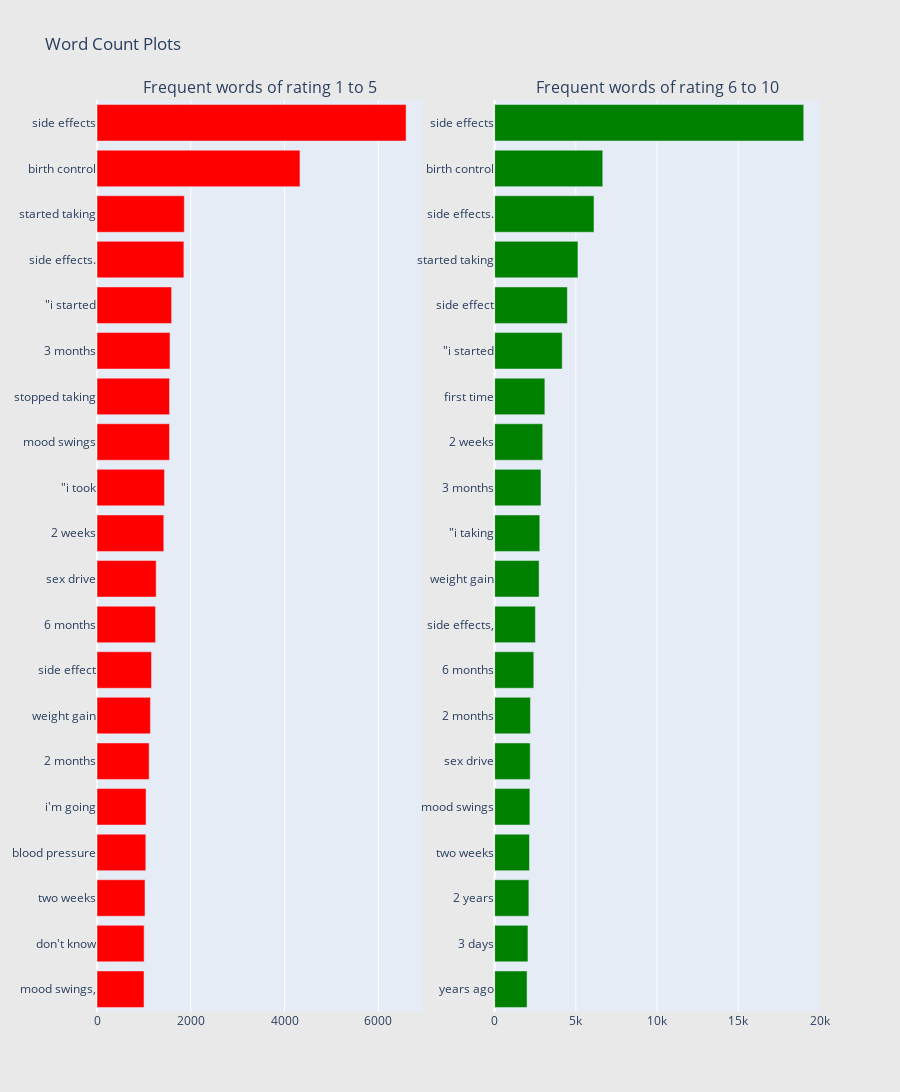

Notebook code cell kept with this figure:
### Code cell
freq_dict = defaultdict(int)
for sent in df_train_ratings_below_5['review']:
    for word in generate_ngrams(sent):
        freq_dict[word] += 1
fd_sorted = pd.DataFrame(sorted(freq_dict.items(), key=lambda x: x[1])[::-1])
fd_sorted.columns=['word','wordcount']
trace0 = horizontal_bar_chart(fd_sorted.head(20), 'red')

freq_dict = defaultdict(int)
for sent in df_train_ratings_above_5['review']:
    for word in generate_ngrams(sent):
        freq_dict[word] += 1
fd_sorted = pd.DataFrame(sorted(freq_dict.items(), key=lambda x: x[1])[::-1])
fd_sorted.columns=['word','wordcount']
trace1 = horizontal_bar_chart(fd_sorted.head(20), 'green')

fig = tools.make_subplots(rows=1, cols=2, vertical_spacing=0.04,
                         subplot_titles=['Frequent words of rating 1 to 5',
                                        'Frequent words of rating 6 to 10'])
fig.append_trace(trace0, 1, 1)
fig.append_trace(trace1, 1, 2)
fig['layout'].update(height=1200, width=900, paper_bgcolor='rgb(233,233,233)', title='Word Count Plots')
py.iplot(fig, filename='word-plots')

### Figure 1 — Plotly figure (JSON) as saved in the notebook; plotly's stock layout.template omitted (floating-point values rounded to 4 significant figures)
{"data": [{"marker": {"color": "red"}, "orientation": "h", "showlegend": false, "type": "bar", "x": [1003, 1005, 1024, 1041, 1046, 1112, 1139, 1162, 1248, 1262, 1424, 1439, 1546, 1547, 1557, 1591, 1853, 1862, 4329, 6592], "xaxis": "x", "y": ["mood swings,", "don&#039;t know", "two weeks", "blood pressure", "i&#039;m going", "2 months", "weight gain", "side effect", "6 months", "sex drive", "2 weeks", "\"i took", "mood swings", "stopped taking", "3 months", "\"i started", "side effects.", "started taking", "birth control", "side effects"], "yaxis": "y"}, {"marker": {"color": "green"}, "orientation": "h", "showlegend": false, "type": "bar", "x": [1995, 2051, 2106, 2145, 2169, 2188, 2203, 2409, 2510, 2737, 2779, 2852, 2958, 3091, 4159, 4476, 5127, 6116, 6655, 19029], "xaxis": "x2", "y": ["years ago", "3 days", "2 years", "two weeks", "mood swings", "sex drive", "2 months", "6 months", "side effects,", "weight gain", "\"i taking", "3 months", "2 weeks", "first time", "\"i started", "side effect", "started taking", "side effects.", "birth control", "side effects"], "yaxis": "y2"}], "layout": {"annotations": [{"font": {"size": 16}, "showarrow": false, "text": "Frequent words of rating 1 to 5", "x": 0.225, "xanchor": "center", "xref": "paper", "y": 1, "yanchor": "bottom", "yref": "paper"}, {"font": {"size": 16}, "showarrow": false, "text": "Frequent words of rating 6 to 10", "x": 0.775, "xanchor": "center", "xref": "paper", "y": 1, "yanchor": "bottom", "yref": "paper"}], "height": 1200, "paper_bgcolor": "rgb(233,233,233)", "title": {"text": "Word Count Plots"}, "width": 900, "xaxis": {"anchor": "y", "domain": [0, 0.45]}, "xaxis2": {"anchor": "y2", "domain": [0.55, 1]}, "yaxis": {"anchor": "x", "domain": [0, 1]}, "yaxis2": {"anchor": "x2", "domain": [0, 1]}}}
